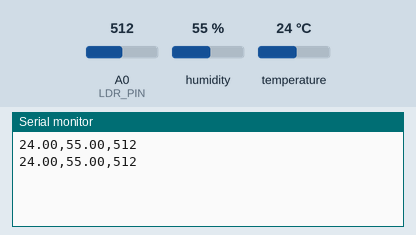
Recording of a sketch running on a simulated Arduino Uno, built with avr-gcc and run on an emulated ATmega328P. Parts: the last lines printed to the serial monitor. The test bench sets the inputs (shaded band); at power-on: humidity 55 %, A0 (LDR_PIN) = 512, temperature 24 °C.

Above: at 2.8 s.
2.9 s: humidity set to 22 %
At 5.2 s:
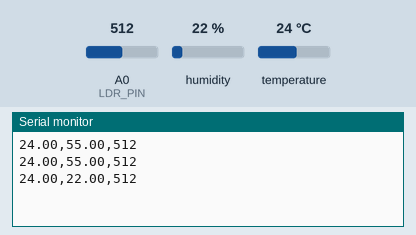
5.6 s: A0 (LDR_PIN) set to 716
At 7.3 s:
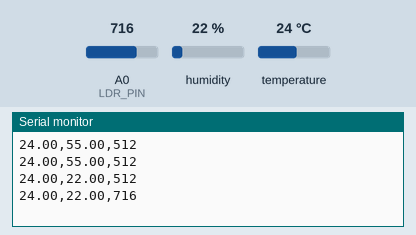
8.3 s: temperature set to 12 °C
At 10.8 s:
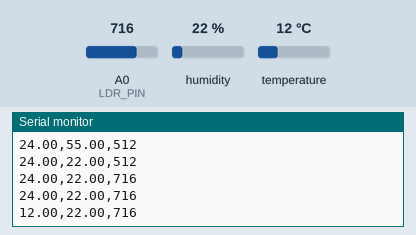
11.0 s: A0 (LDR_PIN) set to 900
At 12.6 s:
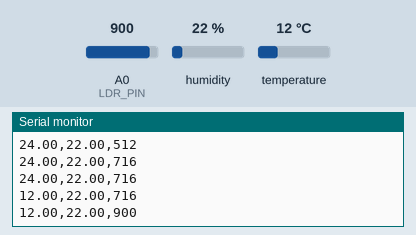
13.7 s: humidity set to 40 %
At 15.5 s:
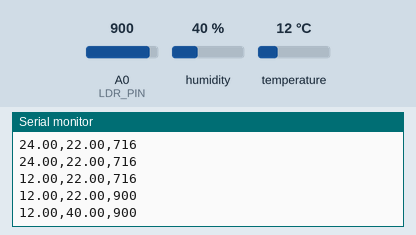
Timing chart, 0 to 17.0 s (numbered marks = the images above; inputs shaded):
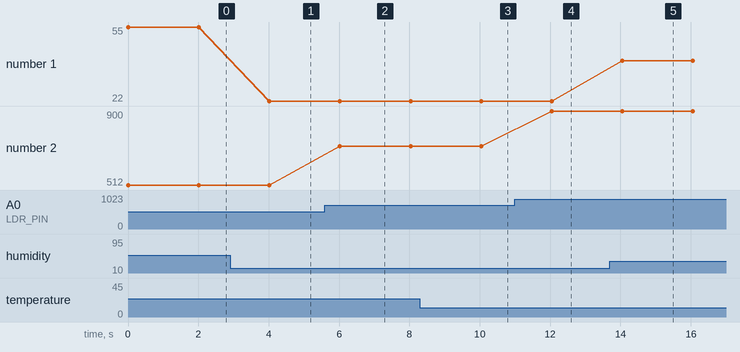

The sketch:

ARDUINO_CODE.ino
```cpp
#include <DHT.h>

#define DHTPIN 2
#define DHTTYPE DHT22

#define LDR_PIN A0

DHT dht(DHTPIN, DHTTYPE);

void setup() {
  Serial.begin(9600);
  dht.begin();
}

void loop() {

  float temperature = dht.readTemperature();
  float humidity = dht.readHumidity();

  int light = analogRead(LDR_PIN);

  if (isnan(temperature) || isnan(humidity)) {
    delay(2000);
    return;
  }

  Serial.print(temperature);
  Serial.print(",");
  Serial.print(humidity);
  Serial.print(",");
  Serial.println(light);

  delay(2000);
}
```

Measured:
- after the input at 2.9 s, the serial monitor: prints a new line after 1.1 s (image 1)
- after the input at 5.6 s, the serial monitor: prints a new line after 0.43 s (image 2)
- after the input at 8.3 s, the serial monitor: prints a new line after 1.7 s (image 3)
- after the input at 11.0 s, the serial monitor: prints a new line after 1.0 s (image 4)
- after the input at 13.7 s, the serial monitor: prints a new line after 0.35 s (image 5)
- plotted number 1: 55 → 22 after the input at 2.9 s, 22 → 40 after the input at 13.7 s
- plotted number 2: 512 → 716 after the input at 5.6 s, 716 → 900 after the input at 11.0 s
